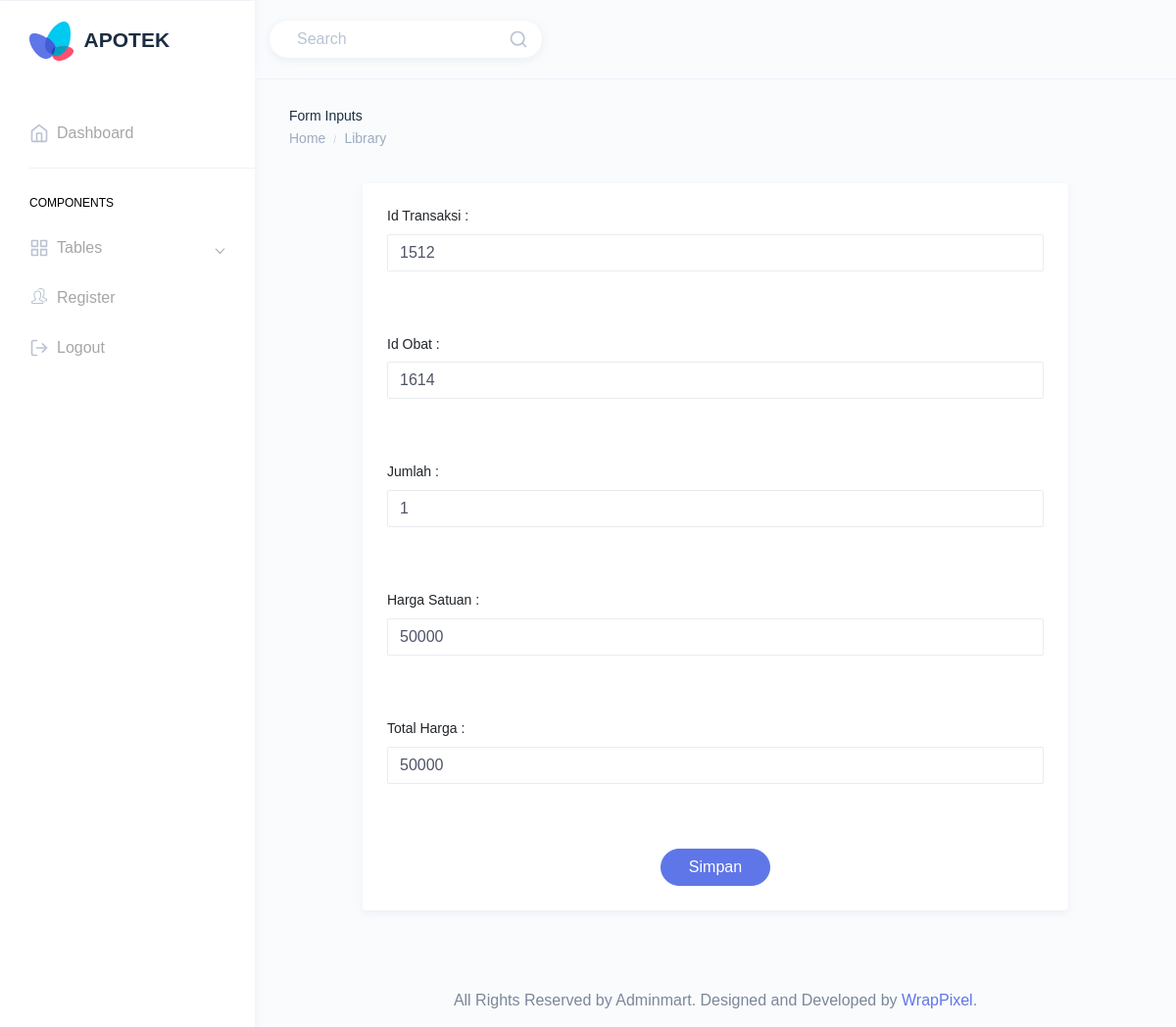
Page /update/updatedetailtransaksi.php?iddetailtransaksi=1912 (signed in) on the committed database.
### tables this page shows
CREATE TABLE `tb_detail_transaksi` (
  `iddetailtransaksi` int(4) NOT NULL,
  `idtransaksi` int(5) NOT NULL,
  `idobat` int(4) NOT NULL,
  `jumlah` int(3) NOT NULL,
  `hargasatuan` double NOT NULL,
  `totalharga` double NOT NULL
);

### update/updatedetailtransaksi.php (the view, shortened to what this page needs)
<!DOCTYPE html>
<html dir="ltr" lang="en">
<head>
    <link href="../dist/css/style.min.css" rel="stylesheet">
</head>
<body>
    <?php require '../template/header.php'?>
    <?php require '../template/navbar.php'?>
        <div class="page-wrapper">
            <div class="page-breadcrumb">
                <div class="row">
                    <div class="col-7 align-self-center">
                        <h6 class="page-title text-truncate text-dark font-weight-medium mb-1">Form Inputs</h6>
                        <div class="d-flex align-items-center">
                            <nav aria-label="breadcrumb">
                                <ol class="breadcrumb m-0 p-0">
                                    <li class="breadcrumb-item"><a href="index.html" class="text-muted">Home</a></li>
                                    <li class="breadcrumb-item text-muted active" aria-current="page">Library</li>
                                </ol>
                            </nav>
                        </div>
                    </div>
                </div>
            </div>
            <?php
            require('../koneksi.php');
            $id = $_GET['iddetailtransaksi'];
            $query = "SELECT * From tb_detail_transaksi WHERE iddetailtransaksi='$id'";
            $hasil = mysqli_query($koneksi, $query);
            while ($data = mysqli_fetch_assoc($hasil)) {
            ?>
            <div class="container-fluid">
                <form action="proses_update_detail_transaksi.php" method="post">
                    <div class="row">
                        <div class="col-md-10 m-auto">
                            <div class="card">
                                <div class="card-body">
                                    <h6 class="card-title"> Id Transaksi : </h6>
                                        <div class="form-group">
                                            <input type="text" name="idtransaksi" class="form-control" value="<?= $data ['idtransaksi']; ?>">
                                        </div>
                                </div>
                                <div class="card-body">
                                    <h6 class="card-title"> Id Obat : </h6>
                                        <div class="form-group">
                                            <input type="text" name="idobat" class="form-control" value="<?= $data ['idobat']; ?>">
                                        </div>
                                </div>
                                <div class="card-body">
                                    <h6 class="card-title"> Jumlah : </h6>
                                        <div class="form-group">
                                            <input type="text" name="jumlah" class="form-control" value="<?= $data ['jumlah']; ?>">
                                        </div>
                                </div>
                                <div class="card-body">
                                    <h6 class="card-title"> Harga Satuan : </h6>
                                        <div class="form-group">
                                            <input type="text" name="hargasatuan" class="form-control" value="<?= $data ['hargasatuan']; ?>">
                                        </div>
                                </div>
                                <div class="card-body">
                                    <h6 class="card-title"> Total Harga : </h6>
                                        <div class="form-group">
                                            <input type="text" name="totalharga" class="form-control" value="<?= $data ['totalharga']; ?>">
                                        </div>
                                </div>
                                <div class="card-body">
                                    <center>
                                        <button class="col-sm-2 col-md-4 col-lg-2 btn waves-effect waves-light btn-rounded btn-primary" > Simpan</button>
                                    </center>
                                </div>
                            </div>
                        </div>
                    </div>
                </form>
            </div>
            <?php }?>
            <footer class="footer text-center">
                All Rights Reserved by Adminmart. Designed and Developed by <a href="https://wrappixel.com">WrapPixel</a>.
            </footer>
        </div>
    </div>
</body>
</html>

### rows in the picture
tb_detail_transaksi: idtransaksi "1512", idobat "1614", jumlah "1", hargasatuan "50000", totalharga "50000"
